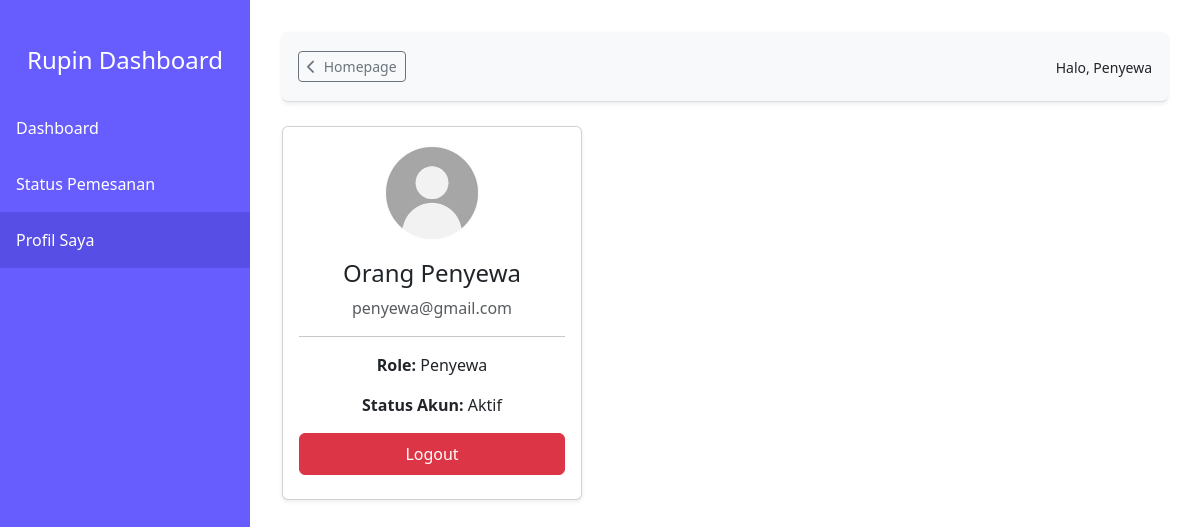
Screenshot of /penyewa/profil.php (signed in) with the database file from the repository.
### tables this page shows
CREATE TABLE `users` (
  `user_id` int(11) NOT NULL,
  `nama` varchar(100) DEFAULT NULL,
  `email` varchar(100) DEFAULT NULL,
  `password` varchar(255) DEFAULT NULL,
  `role` varchar(50) DEFAULT NULL,
  `status` enum('aktif','nonaktif') DEFAULT NULL,
  `alamat` text DEFAULT NULL
);

### penyewa/profil.php (the view, shortened to what this page needs)
<?php
include('../config.php');
$user_id = $_SESSION['user_id'];
$sql = "SELECT * FROM users WHERE user_id = ?";
$stmt = $con->prepare($sql);
$stmt->bind_param("i", $user_id);
$stmt->execute();
$user = $stmt->get_result()->fetch_assoc();
?>
<!DOCTYPE html>
<html lang="id">
<head>
    <link href="https://cdn.jsdelivr.net/npm/bootstrap@5.3.3/dist/css/bootstrap.min.css"  rel="stylesheet">
    <link rel="stylesheet" href="https://cdnjs.cloudflare.com/ajax/libs/font-awesome/6.5.0/css/all.min.css">
    <link href="../styles/dashboard.css"  rel="stylesheet">
</head>
<body>
<div class="sidebar">
    <h4 class="header-sidebar text-center py-3">Rupin Dashboard</h4>
    <a href="index.php">Dashboard</a>
    <a href="status_pemesanan.php">Status Pemesanan</a>
    <a href="profil.php" class="active">Profil Saya</a>
</div>
<div class="content">
    <div class="top-nav rounded shadow-sm mb-4">
        <div>
            <a href="../index.php" class="go-home btn btn-outline-secondary btn-sm "><i class="fa-solid fa-chevron-left me-2"></i>Homepage</i></a>
        </div>
        <div class="text-end">
            <small>Halo, <?= ucfirst($_SESSION['role']) ?></small><br>
        </div>
    </div>
    <div class="profile-card">
        <div class="card shadow-sm">
            <div class="card-body text-center">
                <img src="../image/place-user.jpeg"  alt="Foto Profil" class="rounded-circle mb-3" style="width: 100px; height: 100px;">
                <h4><?= htmlspecialchars($user['nama']) ?></h4>
                <p class="text-muted"><?= htmlspecialchars($user['email']) ?></p>
                <hr>
                <p><strong>Role:</strong> <?= ucfirst(htmlspecialchars($user['role'])) ?></p>
                <p><strong>Status Akun:</strong> Aktif</p>
                <a href="../logout.php" class="btn btn-danger w-100 py-2 mb-2">Logout</a>
            </div>
        </div>
    </div>
</div>
</body>
</html>

### styles/dashboard.css (style rules this page uses)
body { display: flex; min-height: 100vh; flex-direction: row; margin: 0; }
.sidebar { width: 250px; background-color: #675dfe; color: white; position: fixed; top: 0; left: 0; height: 100vh; overflow-y: auto; }
.top-nav { display: flex; justify-content: space-between; align-items: center; background-color: #f8f9fa; padding: 0.5rem 1rem; border-bottom: 1px solid #ddd; margin-bottom: 2rem; height: 70px; }
.content { flex: 1; padding: 2rem; margin-left: 250px; }
.sidebar a { color: white; text-decoration: none; display: block; padding: 1rem; }
.sidebar a:hover, .sidebar .active { background-color: #574ee5; }
.header-sidebar { margin: 30px 0px 0px 0px; height: 70px; }

### penyewa/profil.php (style rules this page uses)
.profile-card { max-width: 300px; width: 100%; }

### rows the page displays
users: nama "Orang Penyewa", email "penyewa@gmail.com", role "Penyewa"

### other values shown
$_SESSION['role'] "Penyewa"
